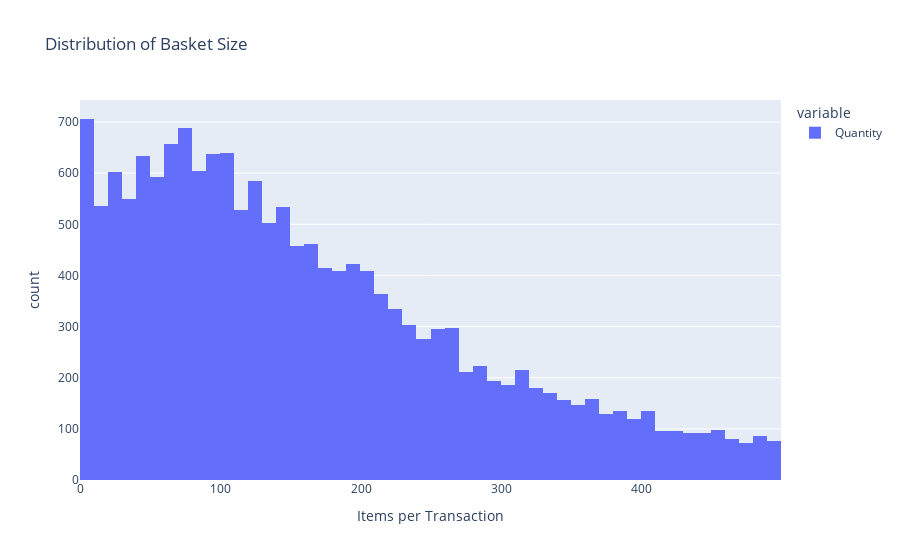

Notebook code cell kept with this figure:
### Markdown cell above
### Shop Open ~7:00-20:00 and Peak Hour = 12:00 (3,130 transactions)

### Code cell
# 5.3 Average Basket Size (filter outliers)
basket_size = data_clean.groupby('InvoiceNo')['Quantity'].sum()

# Filter for better visualization (e.g., < 500 items)
basket_filtered = basket_size[basket_size < 500]

# Plot
fig = px.histogram(basket_filtered, 
                   title='Distribution of Basket Size',
                   labels={'value': 'Items per Transaction', 'count': 'Frequency'},
                   nbins=50)
fig.show()

# Insight
print(f"Average Basket Size: {basket_size.mean():.1f} items")
print(f"Median Basket Size: {basket_size.median():.1f} items")

### Figure 1 — Plotly figure (JSON) as saved in the notebook; plotly's stock layout.template omitted (floating-point values rounded to 4 significant figures; data arrays with more than 128 entries replaced by an {"elided": "..."} marker saying what was removed)
{"data": [{"alignmentgroup": "True", "bingroup": "x", "hovertemplate": "variable=Quantity<br>Items per Transaction=%{x}<br>count=%{y}<extra></extra>", "legendgroup": "Quantity", "marker": {"color": "#636efa", "pattern": {"shape": ""}}, "name": "Quantity", "nbinsx": 50, "offsetgroup": "Quantity", "orientation": "v", "showlegend": true, "type": "histogram", "x": {"elided": "16582 int values"}, "xaxis": "x", "yaxis": "y"}], "layout": {"barmode": "relative", "legend": {"title": {"text": "variable"}, "tracegroupgap": 0}, "title": {"text": "Distribution of Basket Size"}, "xaxis": {"anchor": "y", "domain": [0, 1], "title": {"text": "Items per Transaction"}}, "yaxis": {"anchor": "x", "domain": [0, 1], "title": {"text": "count"}}}}
